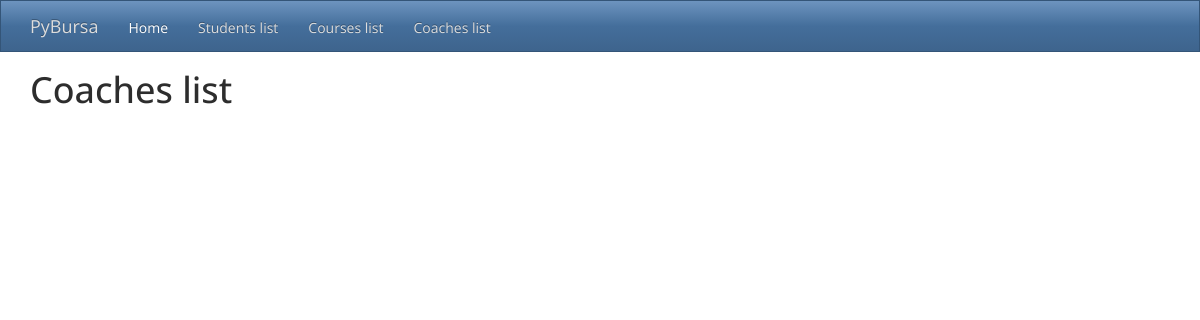
/coaches/, run on an earlier commit of the app's database.
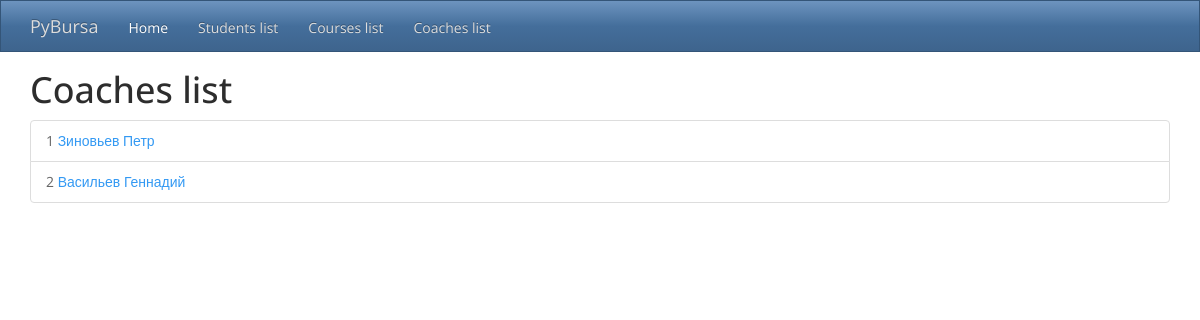
And on a later commit of the database.
### coaches/models.py (models this page shows, shortened)
class Coach(models.Model):
    TEACHERS = (
        ('LE', 'Lecturer'),
        ('AS', 'assistant'),
    )
    name = models.CharField(max_length=255)
    surname = models.CharField(max_length=255)
    date_of_birth = models.DateField()
    email = models.EmailField()
    phone = models.CharField(max_length=15)
    teacher = models.CharField(max_length=2, choices=TEACHERS)
    user = models.ForeignKey(User)

### coaches/views.py (the view)
def coaches_list(request):
    coaches = Coach.objects.all()
    return render(request, 'coaches/list.html', {'coaches': coaches})

### templates/coaches/list.html (shortened to what this page needs)
{% load static %}<!DOCTYPE html>
<html lang="en"><head><meta http-equiv="Content-Type" content="text/html; charset=UTF-8">
    <link href="{% static "dist/css/bootstrap.min.css" %}" rel="stylesheet">
    <link href="{% static "examples/starter-template.css" %}" rel="stylesheet">
  </head>
  <body>
    <nav class="navbar navbar-inverse navbar-fixed-top" role="navigation">
      <div class="container">
        <div class="navbar-header">
          <a class="navbar-brand" href="#">PyBursa</a>
        </div>
        <div id="navbar" class="collapse navbar-collapse">
          <ul class="nav navbar-nav">
            <li class="active"><a href="/">Home</a></li>
            <li><a href="/students/">Students list</a></li>
            <li><a href="/courses/">Courses list</a></li>
            <li><a href="/coaches/">Coaches list</a></li>
          </ul>
        </div>
      </div>
    </nav>
    <div class="container">
        <h1>Coaches list</h1>
        <ol class="list-group">
          {% for coach in coaches %}
          <li class="list-group-item">
            {{ forloop.counter }}
            <a href="/coaches/{{ coach.id }}/">
              {{ coach.surname }} {{ coach.name }}
            </a>
          </li>
          {% endfor %}
        </ol>
    </div>
</body></html>

What changed in the data, as far as the page shows it:
added Coach: surname "Зиновьев", name "Петр"
added Coach: surname "Васильев", name "Геннадий"
